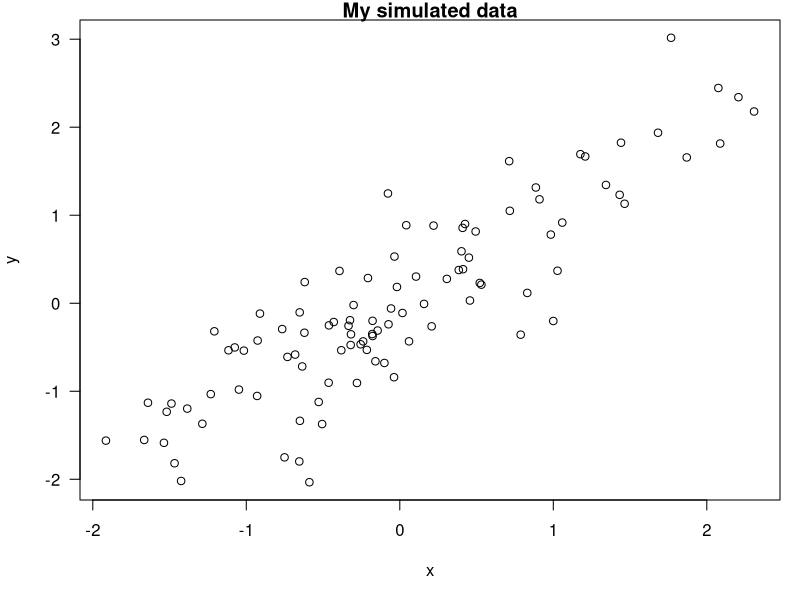

This figure's R source:
## ---- chunk 1
set.seed(1)
x <- rnorm(100)
mean(x)
## ---- chunk 2
time <- format(Sys.time(),"%a %b %d %X %Y")
rand <- rnorm(1)
## ---- chunk 3
x <- rnorm(100); y <- x + rnorm(100,sd=0.5)
## ---- chunk 4
par(mar=c(5,4,1,1),las=1)
plot(x,y,main = "My simulated data")
## ---- chunk 5
library(datasets)
data("airquality")
fit <- lm(Ozone ~ Wind + Solar.R + Temp, data = airquality)
## ---- chunk 6
library(xtable)
xt <- xtable(summary(fit))
print(xt, type = "html")
## ---- chunk 7
library(knitr)
opts_chunk$set(echo = FALSE, results = "hide")
